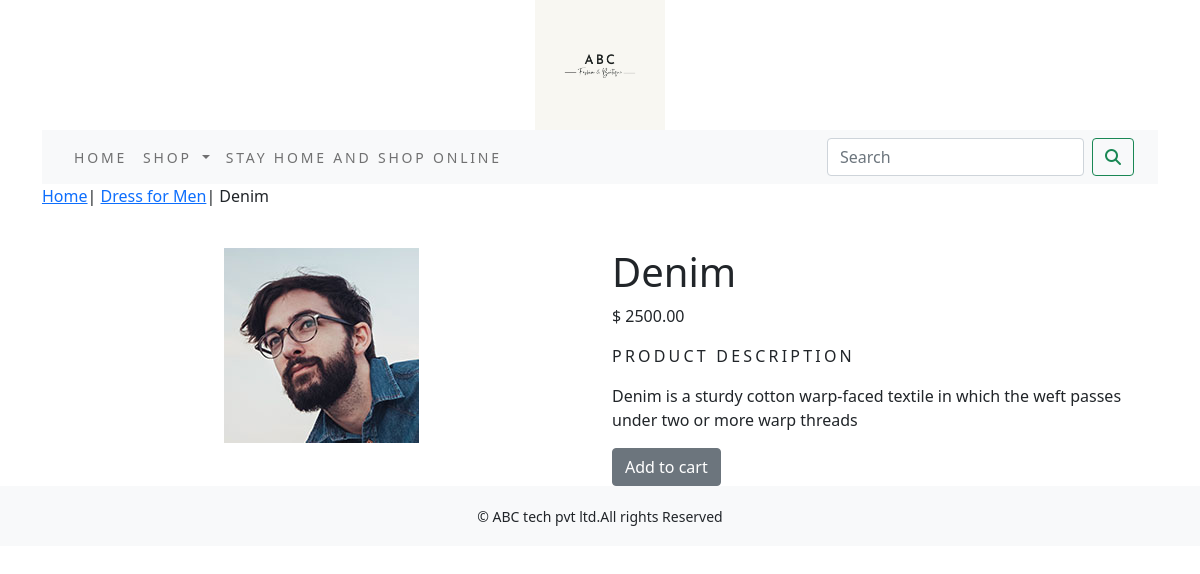
Screenshot of /shopapp/dress-for-men/denim/ with the database file from the repository.
### shopapp/models.py (models this page shows, shortened)
class Product(models.Model):
    name = models.CharField(max_length=250, unique=True)
    slug = models.SlugField(max_length=250, unique=True)
    description = models.TextField(blank=True)
    price = models.DecimalField(max_digits=10, decimal_places=2)
    category = models.ForeignKey(Category, on_delete=models.CASCADE)
    image = models.ImageField(upload_to='product', blank=True)
    stock = models.IntegerField()
    available = models.BooleanField(default=True)
    created = models.DateTimeField(auto_now_add=True)
    updated = models.DateTimeField(auto_now=True)
    class Meta:
        ordering = ('name',)
        verbose_name = 'product'
        verbose_name_plural = 'products'

class Category(models.Model):
    name = models.CharField(max_length=250, unique=True)
    slug = models.SlugField(max_length=250, unique=True)
    description = models.TextField(blank=True)
    image = models.ImageField(upload_to='category', blank=True)
    class Meta:
        ordering = ('name',)
        verbose_name = 'category'
        verbose_name_plural = 'categories'
    def get_url(self):
      return reverse('shopapp:product_by_category',args = [self.slug])
    def __str__(self):
        return '{}'.format(self.name)

### shopapp/views.py (the view)
# urls.py: path('<slug:c_slug>/<slug:product_slug>/',views.ProDetail,name='prodCatdetail'),
def ProDetail(request,c_slug,product_slug):
    try:
        product=Product.objects.get(category__slug=c_slug,slug=product_slug)
    except Exception as e:
        raise e
    return render(request,'product.html',{'product':product})

### cart/context_processors.py (called while the page is built)
def counter(request):
    item_count=0
    if 'admin' in request.path:
        return {}
    else:
        try:
            cart=Cart.objects.filter(cart_id=_cart_id(request))
            cart_items = CartItem.objects.all().filter(cart=cart[:1])
            for cart_item in cart_items:
                item_count += cart_item.quantity
        except Cart.DoesNotExist:
            item_count = 0
    return dict(item_count=item_count)

### cart/views.py (called while the page is built)
def _cart_id(request):
    cart=request.session.session_key
    if not cart:
        cart=request.session.create()
    return cart

### shopapp/context_processors.py (called while the page is built)
def menu_links(request):
    links=Category.objects.all()
    return dict(links=links)

### templates/product.html (shortened to what this page needs)
{% extends 'base.html' %}
{% load static %}
{% block content %}
<div  class="row my_prod_row_class">
    <div class="mx_auto">
        <p><a href="{% url 'shopapp:allProdCat' %}">Home</a>| <a href="{{product.category.get_url}}">{{product.category}}</a>| {{product.name}}</p>
    </div>
</div>
<div class="container">
<br>
 <div class="row">
    <div  class="col-12 col-sm-12 col-md-12 col-lg-6 text-center">
        <div style="min-width=18rem">
            <img src="{{product.image.url}}" alt="{{product.name}}">
        </div>
    </div>
    <div class="col-12 col-sm-12 col-md-12 col-lg-6">
        <div>
            <h1 class="my_prod_title">{{product.name}}</h1>
            <p>$ {{product.price}}</p>
            <p class="my_title">Product Description</p>
            <p class="text-justify my_prod_text">{{product.description}}</p>
            {% if product.stock <= 0 %}
              <p class="text-justify my_prod_text"><b>Out Of Stock</b></p>
            {% else %}
            <a class="btn btn-secondary" href=" {% url 'cart:add_cart' product.id %}">Add to cart</a>
            {% endif %}
        </div>
    </div>
 </div>
</div>
{% endblock %}

### static/css/custom.css (style rules this page uses)
body { font-family: 'Roboto', sans-serif; }
.my_title { font-size:16px; text-transform:uppercase; letter-spacing:.2em; }
.my_prod_row_class { padding-top=15px; padding-bottom=20px; }
.my_prod_text { padding-right:20px; }

### rows the page displays
Product: category "Dress for Men", name "Denim", image (picture), price "2500.00", description "Denim is a sturdy cotton warp-faced textile in which the weft passes under two or more warp threads"
